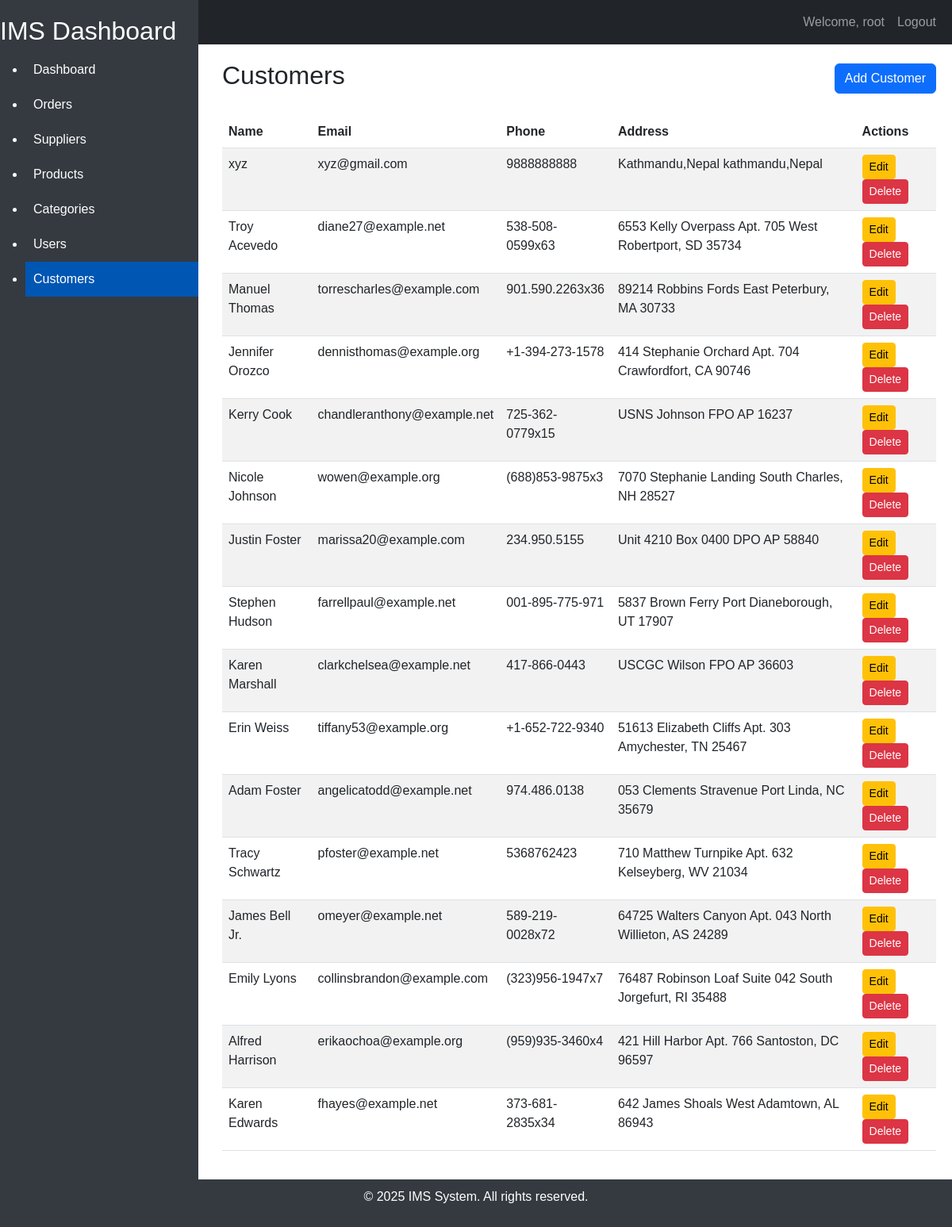
The page /customers/ (signed in) on the database its author committed.
### customer/models.py (models this page shows, shortened)
class Customer(models.Model):
    id = models.AutoField(primary_key=True)
    name = models.CharField(max_length=100)
    email = models.EmailField(unique=True)
    phone = models.CharField(max_length=15, blank=True, null=True)
    address = models.TextField(blank=True, null=True)
    created_at = models.DateTimeField(auto_now_add=True)
    updated_at = models.DateTimeField(auto_now=True)
    class Meta:
        db_table = 'customers'
        verbose_name = 'Customer'
        verbose_name_plural = 'Customers'

### customer/views.py (the view)
# urls.py: path('', CustomerListView.as_view(), name='customer-list'),
class CustomerListView(LoginRequiredMixin, ListView):
    model = Customer
    template_name = 'customers/customer_list.html'
    context_object_name = 'customers'

### customer/templates/customers/customer_list.html (shortened to what this page needs)
{% extends 'home/base.html' %}
{% block content %}
<div class="d-flex justify-content-between align-items-center mb-4">
    <h2>Customers</h2>
    <a href="{% url 'customer-create' %}" class="btn btn-primary">Add Customer</a>
</div>
<table class="table table-striped">
    <thead>
        <tr>
            <th>Name</th>
            <th>Email</th>
            <th>Phone</th>
            <th>Address</th>
            <th>Actions</th>
        </tr>
    </thead>
    <tbody>
        {% for customer in customers %}
        <tr>
            <td>{{ customer.name }}</td>
            <td>{{ customer.email }}</td>
            <td>{{ customer.phone }}</td>
            <td>{{ customer.address }}</td>
            <td>
                <a href="{% url 'customer-update' customer.pk %}" class="btn btn-sm btn-warning">Edit</a>
                <a href="{% url 'customer-delete' customer.pk %}" class="btn btn-sm btn-danger">Delete</a>
            </td>
        </tr>
        {% empty %}
        <tr>
            <td colspan="5" class="text-center">No customers found.</td>
        </tr>
        {% endfor %}
    </tbody>
</table>
{% endblock %}

### home/templates/home/base.html (shortened to what this page needs)
<!DOCTYPE html>
<html lang="en">
<head>
    <link href="https://cdn.jsdelivr.net/npm/bootstrap@5.3.0-alpha1/dist/css/bootstrap.min.css" rel="stylesheet">
</head>
<body>
    <nav class="navbar navbar-expand-lg navbar-dark bg-dark">
        <div class="container-fluid">
            <a class="navbar-brand" href="#">IMS</a>
            <div class="collapse navbar-collapse" id="navbarNav">
                <ul class="navbar-nav ms-auto">
                    {% if user.is_authenticated %}
                    <li class="nav-item">
                        <a class="nav-link" href="#">Welcome, {{ user.username }}</a>
                    </li>
                    <li class="nav-item">
                        <a class="nav-link" href="{% url 'logout' %}">Logout</a>
                    </li>
                    {% endif %}
                </ul>
            </div>
        </div>
    </nav>
    <div class="sidebar">
        <h2>IMS Dashboard</h2>
        <ul>
            <li>
                <a href="{% url 'dashboard' %}"
                    class="{% if request.path == '/dashboard/' %}active{% endif %}">Dashboard</a>
            </li>
            <li>
                <a href="{% url 'order_list' %}"
                    class="{% if request.path == '/orders/' %}active{% endif %}">Orders</a>
            </li>
            <li>
                <a href="{% url 'supplier-list' %}"
                    class="{% if request.path == '/suppliers/' %}active{% endif %}">Suppliers</a>
            </li>
            <li>
                <a href="{% url 'product-list' %}"
                    class="{% if request.path == '/product/products/' %}active{% endif %}">Products</a>
            </li>
            <li>
                <a href="{% url 'category-list' %}"
                    class="{% if request.path == '/product/category/' %}active{% endif %}">Categories</a>
            </li>
            <li>
                <a href="{% url 'user-list' %}"
                    class="{% if request.path == '/user/users/' %}active{% endif %}">Users</a>
            </li>
            <li>
                <a href="{% url 'customer-list' %}"
                    class="{% if request.path == '/customers/' %}active{% endif %}">Customers</a>
            </li>
        </ul>
    </div>
    <div class="content">
        {% block content %}
        {% endblock %}
    </div>
    <footer class="footer">
        <div class="container">
            <p>&copy; 2025 IMS System. All rights reserved.</p>
        </div>
    </footer>
</body>
</html>

### home/templates/home/base.html (style rules this page uses)
body { font-family: Arial, sans-serif; display: flex; flex-direction: column; min-height: 100vh; }
.sidebar { position: fixed; top: 0; left: 0; height: 100%; width: 250px; background-color: #343a40; color: #fff; padding-top: 20px; }
.sidebar a { color: #fff; text-decoration: none; padding: 10px; display: block; }
.sidebar .active { background-color: #0056b3; }
.content { margin-left: 260px; padding: 20px; flex: 1; }
.footer { background-color: #343a40; color: white; text-align: center; padding: 10px 0; position: relative; width: 100%; }

### rows shown on the page
Customer: name "xyz", email "xyz@gmail.com", phone "9888888888", address "Kathmandu,Nepal kathmandu,Nepal"
Customer: name "Troy Acevedo", email "diane27@example.net", phone "538-508-0599x63", address "6553 Kelly Overpass Apt. 705 West Robertport, SD 35734"
Customer: name "Manuel Thomas", email "torrescharles@example.com", phone "901.590.2263x36", address "89214 Robbins Fords East Peterbury, MA 30733"
Customer: name "Jennifer Orozco", email "dennisthomas@example.org", phone "+1-394-273-1578", address "414 Stephanie Orchard Apt. 704 Crawfordfort, CA 90746"
Customer: name "Kerry Cook", email "chandleranthony@example.net", phone "725-362-0779x15", address "USNS Johnson FPO AP 16237"
Customer: name "Nicole Johnson", email "wowen@example.org", phone "(688)853-9875x3", address "7070 Stephanie Landing South Charles, NH 28527"
Customer: name "Justin Foster", email "marissa20@example.com", phone "234.950.5155", address "Unit 4210 Box 0400 DPO AP 58840"
Customer: name "Stephen Hudson", email "farrellpaul@example.net", phone "001-895-775-971", address "5837 Brown Ferry Port Dianeborough, UT 17907"
Customer: name "Karen Marshall", email "clarkchelsea@example.net", phone "417-866-0443", address "USCGC Wilson FPO AP 36603"
Customer: name "Erin Weiss", email "tiffany53@example.org", phone "+1-652-722-9340", address "51613 Elizabeth Cliffs Apt. 303 Amychester, TN 25467"
Customer: name "Adam Foster", email "angelicatodd@example.net", phone "974.486.0138", address "053 Clements Stravenue Port Linda, NC 35679"
Customer: name "Tracy Schwartz", email "pfoster@example.net", phone "5368762423", address "710 Matthew Turnpike Apt. 632 Kelseyberg, WV 21034"
Customer: name "James Bell Jr.", email "omeyer@example.net", phone "589-219-0028x72", address "64725 Walters Canyon Apt. 043 North Willieton, AS 24289"
Customer: name "Emily Lyons", email "collinsbrandon@example.com", phone "(323)956-1947x7", address "76487 Robinson Loaf Suite 042 South Jorgefurt, RI 35488"
Customer: name "Alfred Harrison", email "erikaochoa@example.org", phone "(959)935-3460x4", address "421 Hill Harbor Apt. 766 Santoston, DC 96597"
Customer: name "Karen Edwards", email "fhayes@example.net", phone "373-681-2835x34", address "642 James Shoals West Adamtown, AL 86943"

### other values the page prints
{{ user.username }} "root"
